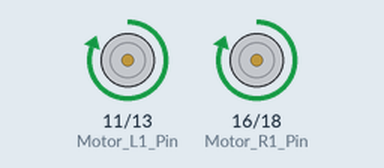
The program below on a simulated Raspberry Pi (header pin numbers), started with the argument w. Shown: motor-driver pin pairs drawn as motors (green arrow = first pin HIGH = forward, orange = second pin HIGH = backward, longer = more drive). At 1.0 s the program stops and its outputs stay as they are.

Above: at 0.1 s.
At 1.1 s:
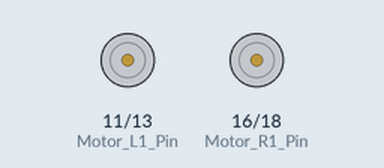
Timing chart, 0 to 2.5 s (numbered marks = the images above):
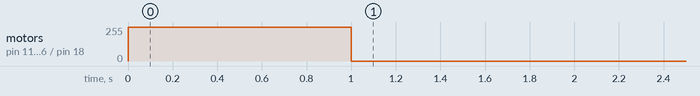

Measured:
- by itself, motor on pin 11 (Motor_L1_Pin) / pin 13 (Motor_L2_Pin), motor on pin 16 (Motor_R1_Pin) / pin 18 (Motor_R2_Pin): stopped → forward 255/255 at 0.00 s, → stopped 1.0 s later

The program:

move_car.py
```python
# (licence header left out)
import RPi.GPIO as GPIO
import time
import sys

Motor_R1_Pin = 16
Motor_R2_Pin = 18
Motor_L1_Pin = 11
Motor_L2_Pin = 13
t = 1

GPIO.setmode(GPIO.BOARD)
GPIO.setup(Motor_R1_Pin, GPIO.OUT, initial=GPIO.LOW)
GPIO.setup(Motor_R2_Pin, GPIO.OUT, initial=GPIO.LOW)
GPIO.setup(Motor_L1_Pin, GPIO.OUT, initial=GPIO.LOW)
GPIO.setup(Motor_L2_Pin, GPIO.OUT, initial=GPIO.LOW)

def stop():
    GPIO.output(Motor_R1_Pin, False)
    GPIO.output(Motor_R2_Pin, False)
    GPIO.output(Motor_L1_Pin, False)
    GPIO.output(Motor_L2_Pin, False)

def forward():
    GPIO.output(Motor_R1_Pin, True)
    GPIO.output(Motor_R2_Pin, False)
    GPIO.output(Motor_L1_Pin, True)
    GPIO.output(Motor_L2_Pin, False)
    time.sleep(t)
    stop()

def backward():
    GPIO.output(Motor_R1_Pin, False)
    GPIO.output(Motor_R2_Pin, True)
    GPIO.output(Motor_L1_Pin, False)
    GPIO.output(Motor_L2_Pin, True)
    time.sleep(t)
    stop()

def turnRight():
    GPIO.output(Motor_R1_Pin, True)
    GPIO.output(Motor_R2_Pin, False)
    GPIO.output(Motor_L1_Pin, False)
    GPIO.output(Motor_L2_Pin, False)
    time.sleep(t)
    stop()

def turnLeft():
    GPIO.output(Motor_R1_Pin, False)
    GPIO.output(Motor_R2_Pin, False)
    GPIO.output(Motor_L1_Pin, True)
    GPIO.output(Motor_L2_Pin, False)
    time.sleep(t)
    stop()

if __name__ == "__main__":
    try:
        ch = sys.argv[1]

        if ch == 'w':
            forward()

        if ch == 's':
            backward()

        if ch == 'd':
            turnRight()

        if ch == 'a':
            turnLeft()

    finally:
        GPIO.cleanup()
```
